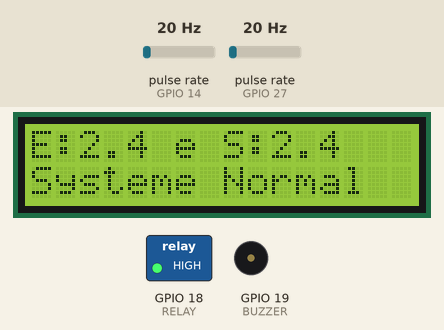
A sketch run on a simulated ESP32. Shown: 16×2 character LCD, switched loads named in the sketch (green lamp = pin HIGH), buzzer (waves = sounding, pin HIGH). Wiring (inferred from the names in the program): 2 × pulse sensor: data GPIO 14 / data GPIO 27. The test bench sets the inputs (shaded band); at power-on: pulse rate (sensors on GPIO 27, GPIO 14) 20 Hz. WiFi joins after 1.5 s; servers stay silent unless stated; what the sketch prints to the serial monitor is not drawn.

Above: at 5.1 s.
5.2 s: pulse rate (sensor on GPIO 27) set to 33 Hz
At 8.0 s:
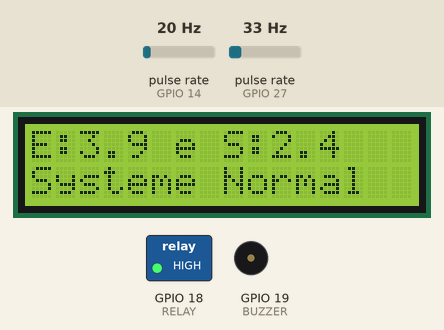
8.5 s: pulse rate (sensor on GPIO 27) set to 37 Hz
At 11.8 s:
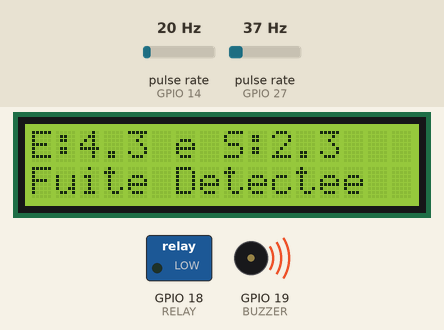
12.6 s: pulse rate (sensor on GPIO 27) set to 100 Hz
At 15.0 s:
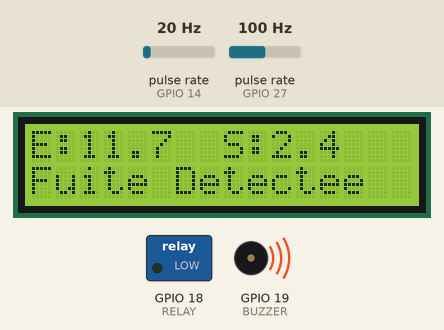
16.7 s: pulse rate (sensor on GPIO 14) set to 100 Hz
At 19.0 s:
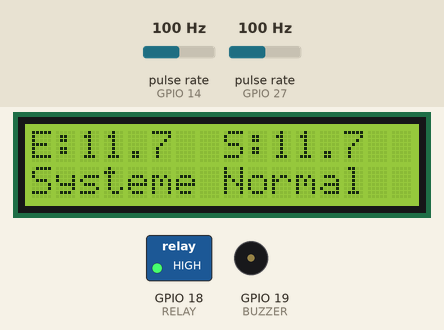
20.8 s: pulse rate (sensor on GPIO 14) set to 4 Hz
At 23.0 s:
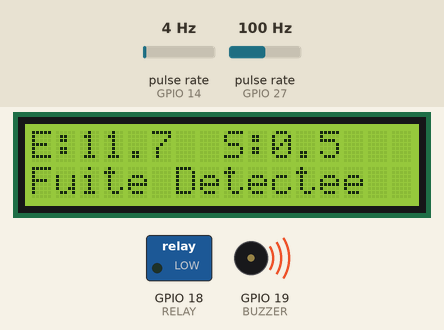
24.0 s: pulse rate (sensor on GPIO 14) set to 50 Hz
At 25.4 s:
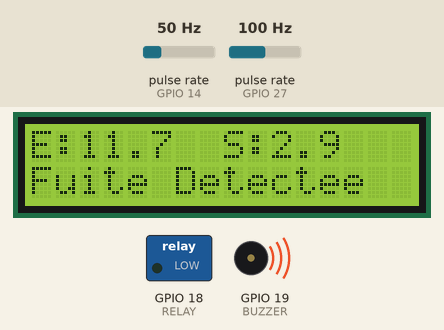
Timing chart, 0 to 27.0 s (numbered marks = the images above; inputs shaded):
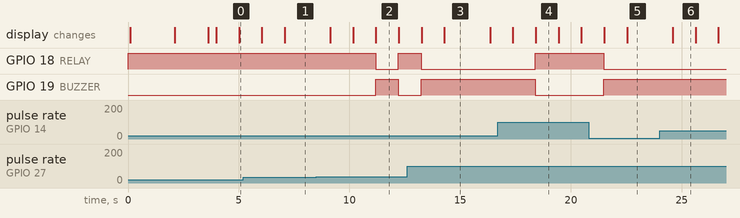

Measured:
- the behaviour switches between 36 and 37 Hz on pulse rate (sensor on GPIO 27) (found by bisection; images 1 and 2)
- after the input at 5.2 s, the display: first changes after 0.85 s (image 1 shows a later state)
- after the input at 8.5 s, GPIO 18 (RELAY): HIGH → LOW after 2.7 s, → HIGH 1.0 s later; GPIO 19 (BUZZER): LOW → HIGH after 2.7 s, → LOW 1.0 s later; the display: first changes after 0.63 s (image 2 shows a later state)
- after the input at 12.6 s, GPIO 18 (RELAY): goes on until 13.2 s, then stays LOW; GPIO 19 (BUZZER): goes on until 13.2 s, then stays HIGH; the display: first changes after 0.65 s (image 3 shows a later state)
- after the input at 16.7 s, GPIO 18 (RELAY): LOW → HIGH after 1.7 s; GPIO 19 (BUZZER): HIGH → LOW after 1.7 s; the display: first changes after 0.68 s (image 4 shows a later state)
- after the input at 20.8 s, GPIO 18 (RELAY): HIGH → LOW after 0.69 s; GPIO 19 (BUZZER): LOW → HIGH after 0.69 s; the display: first changes after 0.70 s (image 5 shows a later state)
- after the input at 24.0 s, the display: changes after 0.59 s (image 6)

The sketch:

chat_cable_mini.ino
```cpp
// ============================================================================
//               SYSTEME COMPLET DE DETECTION DE FUITE D'EAU
//                    ESP32 + BLYNK + LCD + RELAIS
// ============================================================================
//
// PROJET IoT : Surveillance intelligente de fuite d'eau
//
// ---------------------------------------------------------------------------
// FONCTIONNALITES
// ---------------------------------------------------------------------------
//
// ✅ Mesure débit entrée
// ✅ Mesure débit sortie
// ✅ Affichage LCD 16x2
// ✅ Affichage Moniteur Série
// ✅ Envoi vers Blynk Mobile
// ✅ Envoi vers Dashboard Web Blynk
// ✅ Détection de fuite
// ✅ Arrêt automatique pompe
// ✅ Activation buzzer
// ✅ Notification Blynk
// ✅ Surveillance WiFi
// ✅ Surveillance Blynk
//
// ---------------------------------------------------------------------------
// UNITE UTILISEE
// ---------------------------------------------------------------------------
//
// mL/s  (millilitres par seconde)
//
// Car votre projet utilise :
// - petits tuyaux
// - mini pompe 12V
// - petit débit
//
// ============================================================================


// ============================================================================
//                           CONFIGURATION BLYNK
// ============================================================================

#define BLYNK_TEMPLATE_ID "" // Bien vouloir renseigner votre propre Template ID

#define BLYNK_TEMPLATE_NAME "Water pipe leak detection system"

#define BLYNK_AUTH_TOKEN "" // Bien vouloir renseigner votre propre Auth Token

#define BLYNK_PRINT Serial


// ============================================================================
//                               LIBRAIRIES
// ============================================================================

#include <WiFi.h>

#include <WiFiClient.h>

#include <BlynkSimpleEsp32.h>

#include <LiquidCrystal_I2C.h>

#include <Wire.h>


// ============================================================================
//                              WIFI
// ============================================================================

char ssid[] = ""; // Bien vouloir renseigner votre propre SSID

char pass[] = ""; // Bien vouloir renseigner votre propre mot de passe WiFi


// ============================================================================
//                              LCD I2C
// ============================================================================

// Adresse I2C = 0x27
// Taille LCD = 16 colonnes x 2 lignes

LiquidCrystal_I2C lcd(0x27, 16, 2);


// ============================================================================
//                       BROCHES ESP32 REELLES
// ============================================================================

// ---------------------- CAPTEUR ENTREE ----------------------

#define SENSOR1 27

// ---------------------- CAPTEUR SORTIE ----------------------

#define SENSOR2 14

// ---------------------- RELAIS POMPE ------------------------

#define RELAY 18

// ---------------------- BUZZER ------------------------------

#define BUZZER 19


// ============================================================================
//                       VARIABLES CAPTEUR 1
// ============================================================================

// Compteur impulsions capteur 1

volatile int pulseCount1 = 0;

// Débit calculé

float flowRate1 = 0.0;

// Temps précédent

unsigned long previousMillis1 = 0;

// Facteur calibration

float calibrationFactor1 = 8.57;


// ============================================================================
//                       VARIABLES CAPTEUR 2
// ============================================================================

volatile int pulseCount2 = 0;

float flowRate2 = 0.0;

unsigned long previousMillis2 = 0;

float calibrationFactor2 = 8.57;


// ============================================================================
//                           VARIABLES SYSTEME
// ============================================================================

// Etat fuite

bool leakageDetected = false;


// ============================================================================
//                    INTERRUPTION CAPTEUR 1
// ============================================================================
//
// Cette fonction s'exécute automatiquement
// lorsqu'une impulsion est détectée
//
// ============================================================================

void IRAM_ATTR pulseCounter1()
{
  pulseCount1++;
}


// ============================================================================
//                    INTERRUPTION CAPTEUR 2
// ============================================================================

void IRAM_ATTR pulseCounter2()
{
  pulseCount2++;
}


// ============================================================================
//                              SETUP
// ============================================================================
//
// Cette fonction démarre UNE FOIS
//
// ============================================================================

void setup()
{

  // ==========================================================================
  // MONITEUR SERIE
  // ==========================================================================

  Serial.begin(115200);

  Serial.println("=======================================");
  Serial.println(" SYSTEME DETECTION FUITE D'EAU ");
  Serial.println("=======================================");


  // ==========================================================================
  // CONFIGURATION DES BROCHES
  // ==========================================================================

  pinMode(SENSOR1, INPUT_PULLUP);

  pinMode(SENSOR2, INPUT_PULLUP);

  pinMode(RELAY, OUTPUT);

  pinMode(BUZZER, OUTPUT);


  // ==========================================================================
  // ETAT INITIAL
  // ==========================================================================

  // Pompe ACTIVE

  digitalWrite(RELAY, HIGH);

  // Buzzer OFF

  digitalWrite(BUZZER, LOW);


  // ==========================================================================
  // INITIALISATION LCD
  // ==========================================================================

  Wire.begin(21, 22);

  lcd.init();

  lcd.backlight();

  lcd.setCursor(0, 0);

  lcd.print("Demarrage...");

  lcd.setCursor(0, 1);

  lcd.print("ESP32 SYSTEM");

  delay(2000);


  // ==========================================================================
  // CONFIGURATION INTERRUPTIONS
  // ==========================================================================

  attachInterrupt(
    digitalPinToInterrupt(SENSOR1),
    pulseCounter1,
    FALLING
  );

  attachInterrupt(
    digitalPinToInterrupt(SENSOR2),
    pulseCounter2,
    FALLING
  );


  // ==========================================================================
  // CONNEXION WIFI
  // ==========================================================================

  Serial.println("Connexion WiFi...");

  lcd.clear();

  lcd.setCursor(0, 0);

  lcd.print("Connexion WiFi");

  WiFi.begin(ssid, pass);

  while (WiFi.status() != WL_CONNECTED)
  {

    delay(500);

    Serial.print(".");
  }

  Serial.println("");

  Serial.println("WiFi Connecte");


  // ==========================================================================
  // CONNEXION BLYNK
  // ==========================================================================

  lcd.clear();

  lcd.setCursor(0, 0);

  lcd.print("Connexion Blynk");

  Serial.println("Connexion Blynk...");

  Blynk.begin(BLYNK_AUTH_TOKEN, ssid, pass);

  Serial.println("Blynk Connecte");


  // ==========================================================================
  // MESSAGE LCD
  // ==========================================================================

  lcd.clear();

  lcd.setCursor(0, 0);

  lcd.print("Systeme Pret");

  lcd.setCursor(0, 1);

  lcd.print("Surveillance");


  // ==========================================================================
  // NOTIFICATION DEMARRAGE
  // ==========================================================================

  Blynk.logEvent(
    "system_start",
    "Le systeme de detection a demarre"
  );
}


// ============================================================================
//                             LOOP
// ============================================================================
//
// Cette fonction tourne en boucle
//
// ============================================================================

void loop()
{

  // ==========================================================================
  // MAINTIENT CONNEXION BLYNK
  // ==========================================================================

  Blynk.run();


  // ==========================================================================
  // CALCUL DEBIT CAPTEUR 1
  // ==========================================================================

  if (millis() - previousMillis1 >= 1000)
  {

    detachInterrupt(digitalPinToInterrupt(SENSOR1));


    // ------------------------------------------------------------------------
    // CALCUL DEBIT mL/s
    // ------------------------------------------------------------------------

    flowRate1 =
      ((1000.0 / (millis() - previousMillis1))
       * pulseCount1)
      / calibrationFactor1;


    previousMillis1 = millis();

    pulseCount1 = 0;


    attachInterrupt(
      digitalPinToInterrupt(SENSOR1),
      pulseCounter1,
      FALLING
    );


    // ------------------------------------------------------------------------
    // ENVOI BLYNK
    // ------------------------------------------------------------------------

    Blynk.virtualWrite(V0, flowRate1);


    // ------------------------------------------------------------------------
    // MONITEUR SERIE
    // ------------------------------------------------------------------------

    Serial.print("Debit Entree : ");

    Serial.print(flowRate1);

    Serial.println(" mL/s");
  }


  // ==========================================================================
  // CALCUL DEBIT CAPTEUR 2
  // ==========================================================================

  if (millis() - previousMillis2 >= 1000)
  {

    detachInterrupt(digitalPinToInterrupt(SENSOR2));


    flowRate2 =
      ((1000.0 / (millis() - previousMillis2))
       * pulseCount2)
      / calibrationFactor2;


    previousMillis2 = millis();

    pulseCount2 = 0;


    attachInterrupt(
      digitalPinToInterrupt(SENSOR2),
      pulseCounter2,
      FALLING
    );


    // ------------------------------------------------------------------------
    // ENVOI BLYNK
    // ------------------------------------------------------------------------

    Blynk.virtualWrite(V1, flowRate2);


    // ------------------------------------------------------------------------
    // MONITEUR SERIE
    // ------------------------------------------------------------------------

    Serial.print("Debit Sortie : ");

    Serial.print(flowRate2);

    Serial.println(" mL/s");
  }


  // ==========================================================================
  // AFFICHAGE LCD
  // ==========================================================================

  lcd.setCursor(0, 0);

  lcd.print("E:");

  lcd.print(flowRate1, 1);

  lcd.print(" ");

  lcd.setCursor(8, 0);

  lcd.print("S:");

  lcd.print(flowRate2, 1);

  lcd.print(" ");


  // ==========================================================================
  // DETECTION FUITE
  // ==========================================================================

  // Si débit entrée supérieur débit sortie

  if ((flowRate1 - flowRate2) > 2)
  {

    leakageDetected = true;


    // ------------------------------------------------------------------------
    // MESSAGE SERIE
    // ------------------------------------------------------------------------

    Serial.println("!!!!! FUITE DETECTEE !!!!!");


    // ------------------------------------------------------------------------
    // ARRET POMPE
    // ------------------------------------------------------------------------

    digitalWrite(RELAY, LOW);


    // ------------------------------------------------------------------------
    // ACTIVATION BUZZER
    // ------------------------------------------------------------------------

    digitalWrite(BUZZER, HIGH);


    // ------------------------------------------------------------------------
    // LCD
    // ------------------------------------------------------------------------

    lcd.setCursor(0, 1);

    lcd.print("Fuite Detectee");


    // ------------------------------------------------------------------------
    // BLYNK
    // ------------------------------------------------------------------------

    Blynk.virtualWrite(V3, 1);

    Blynk.virtualWrite(V5, 1);


    // ------------------------------------------------------------------------
    // NOTIFICATION
    // ------------------------------------------------------------------------

    Blynk.logEvent(
      "flow_notify",
      "Fuite d'eau detectee"
    );
  }

  else
  {

    leakageDetected = false;


    // ------------------------------------------------------------------------
    // POMPE ACTIVE
    // ------------------------------------------------------------------------

    digitalWrite(RELAY, HIGH);


    // ------------------------------------------------------------------------
    // BUZZER OFF
    // ------------------------------------------------------------------------

    digitalWrite(BUZZER, LOW);


    // ------------------------------------------------------------------------
    // LCD
    // ------------------------------------------------------------------------

    lcd.setCursor(0, 1);

    lcd.print("Systeme Normal");


    // ------------------------------------------------------------------------
    // BLYNK
    // ------------------------------------------------------------------------

    Blynk.virtualWrite(V3, 0);

    Blynk.virtualWrite(V5, 0);
  }


  // ==========================================================================
  // SURVEILLANCE WIFI
  // ==========================================================================

  if (WiFi.status() == WL_CONNECTED)
  {

    Blynk.virtualWrite(V6, "WiFi OK");
  }

  else
  {

    Blynk.virtualWrite(V6, "WiFi OFF");

    Serial.println("WiFi Deconnecte");
  }


  // ==========================================================================
  // SURVEILLANCE BLYNK
  // ==========================================================================

  if (Blynk.connected())
  {

    Blynk.virtualWrite(V7, "Blynk OK");
  }

  else
  {

    Blynk.virtualWrite(V7, "Blynk OFF");

    Serial.println("Blynk Hors Ligne");
  }


  // ==========================================================================
  // TEMPS FONCTIONNEMENT
  // ==========================================================================

  unsigned long uptime = millis() / 1000;

  Serial.print("Temps fonctionnement : ");

  Serial.print(uptime);

  Serial.println(" secondes");


  Serial.println("-----------------------------------");


  // ==========================================================================
  // DELAI
  // ==========================================================================

  delay(1000);
}
```
